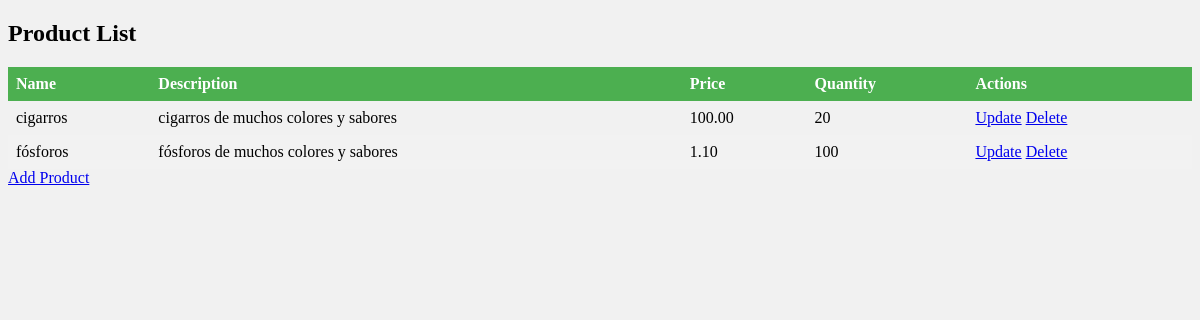
The app's page /inv/, older data.
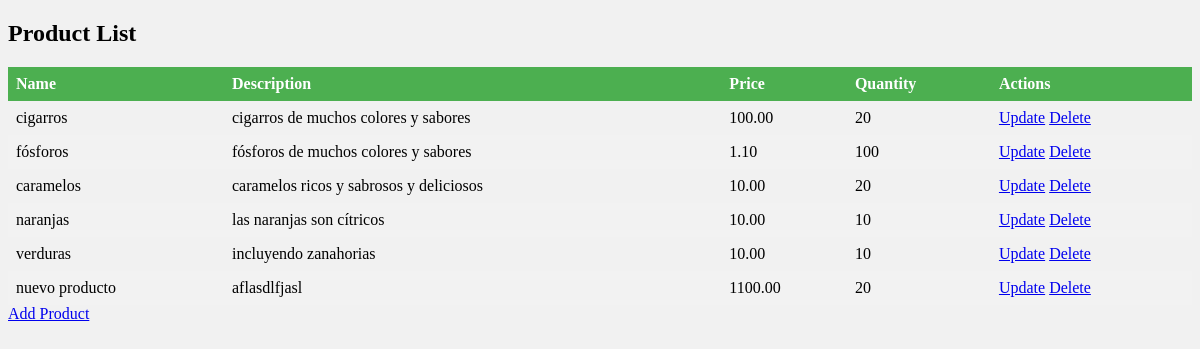
The same page, newer data.
### inv/models.py (models this page shows, shortened)
class Product(models.Model):
    name = models.CharField(max_length=100)
    description = models.TextField()
    price = models.DecimalField(max_digits=10, decimal_places=2)
    quantity = models.IntegerField()

### inv/views.py (the view)
# urls.py: path('', views.product_list, name='product_list'),
def product_list(request):
    products = Product.objects.all()
    return render(request, 'inv/product_list.html', {'products': products})

### inv/templates/inv/product_list.html
{% extends 'base.html' %}
{% block content %}
  <h2>Product List</h2>
  <table>
    <thead>
      <tr>
        <th>Name</th>
        <th>Description</th>
        <th>Price</th>
        <th>Quantity</th>
        <th>Actions</th>
      </tr>
    </thead>
    <tbody>
      {% for product in products %}
        <tr>
          <td>{{ product.name }}</td>
          <td>{{ product.description }}</td>
          <td>{{ product.price }}</td>
          <td>{{ product.quantity }}</td>
          <td>
            <a href="{% url 'product_update' pk=product.pk %}">Update</a>
            <a href="{% url 'product_delete' pk=product.pk %}">Delete</a>
          </td>
        </tr>
      {% empty %}
        <tr>
          <td colspan="5">No products found.</td>
        </tr>
      {% endfor %}
    </tbody>
  </table>
  <a href="{% url 'product_create' %}">Add Product</a>
{% endblock %}

### templates/base.html (shortened to what this page needs)
{%load static %}
<!DOCTYPE html>
<html lang="en">
    <head>
        <link rel="stylesheet" href="{% static 'css/style04.css' %}" />
    </head>
    <body>
        {% block content %}
        {% endblock %}
    </body>
</html>

### static/css/style04.css (style rules this page uses)
body { background-color: #f1f1f1; }
table { border-collapse: collapse; width: 100%; }
th, td { text-align: left; padding: 8px; }
tr:nth-child(even) { background-color: #f2f2f2 }
th { background-color: #4CAF50; color: white; }

Row changes from the older to the newer data that the page shows:
added Product: name "caramelos", description "caramelos ricos y sabrosos y deliciosos", price "10.00", quantity "20"
added Product: name "naranjas", description "las naranjas son cítricos", price "10.00", quantity "10"
added Product: name "verduras", description "incluyendo zanahorias", price "10.00", quantity "10"
added Product: name "nuevo producto", description "aflasdlfjasl", price "1100.00", quantity "20"
